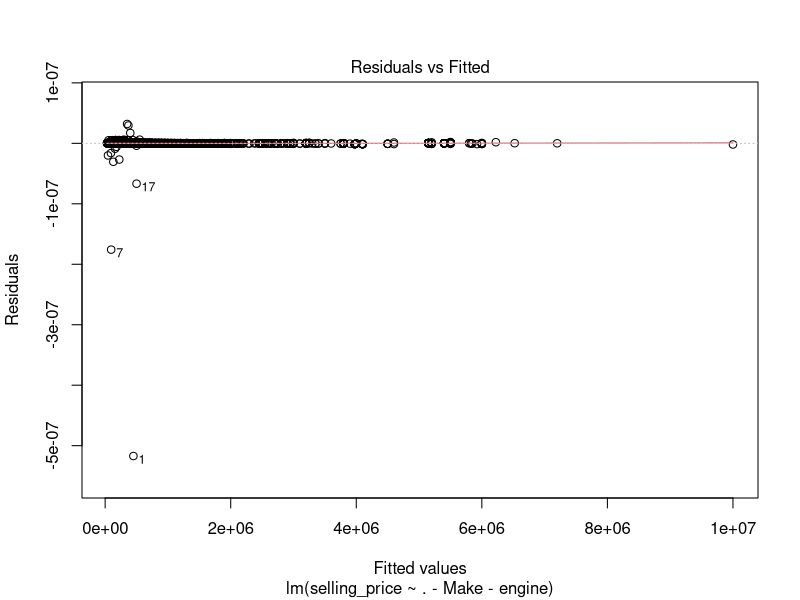

Reproduce this figure in R.
## ---- chunk 1
knitr::opts_chunk$set(echo = TRUE)
## ---- chunk 2
library(readr)
library(dplyr)
library(stringr)
library(tidyr)
library(tidyverse)
## ---- chunk 3
# Read data
vehicles <- read_csv("data/cars_processed.csv")

# Convert chr columns to factors 
factor_column_names <- colnames(vehicles %>% select(where(is.character)))
vehicles[, factor_column_names] <- lapply(vehicles[,factor_column_names], factor)

head(vehicles)
## ---- chunk 4
vehicles_lr <- vehicles %>% select(-c(year, selling_price, selling_price_binary))
head(vehicles_lr)
## ---- chunk 5
#Multiple linear regression
mlr_obj <- lm(selling_price_dollars ~ .,
             data = vehicles_lr)
summary(mlr_obj)
#full model is significant but there are some individual predictors are not significant.
## ---- chunk 6
library(car)
vif(mlr_obj) 
## ---- chunk 7
reduced_1 <- lm(selling_price_dollars ~ .-Make, 
             data = vehicles_lr)
## ---- chunk 8
vif(reduced_1)
## ---- chunk 9
reduced_2 <- lm(selling_price_dollars ~ .-Make-engine,
             data = vehicles_lr)
#summary(reduced_2)
## ---- chunk 10
vif(reduced_2)
## ---- chunk 11
step(reduced_2)
## ---- chunk 12
# rename reduced_2 as final_model
final_model <- lm(selling_price ~ .-Make-engine,
             data = vehicles)
summary(final_model)
## ---- chunk 13
#without fuel
null_model1 <- lm(selling_price ~ .-Make-engine-fuel,
             data = vehicles)

#full vs without fuel
anova(final_model, null_model1)
## ---- chunk 14
#without owner
null_model2 <- lm(selling_price ~ .-Make-engine-owner,
             data = vehicles)

#full vs without owner
anova(final_model, null_model2)
## ---- chunk 15
#without owner + fuel
null_model3 <- lm(selling_price ~ .-Make-engine-owner-fuel,
             data = vehicles)

#full vs without fuel + owner
anova(final_model, null_model3)
## ---- chunk 16
summary(final_model)
## ---- chunk 17

## Residuals-vs-Fitted Plot (the 1st diagnostic plot):
plot(final_model, which = 1)
